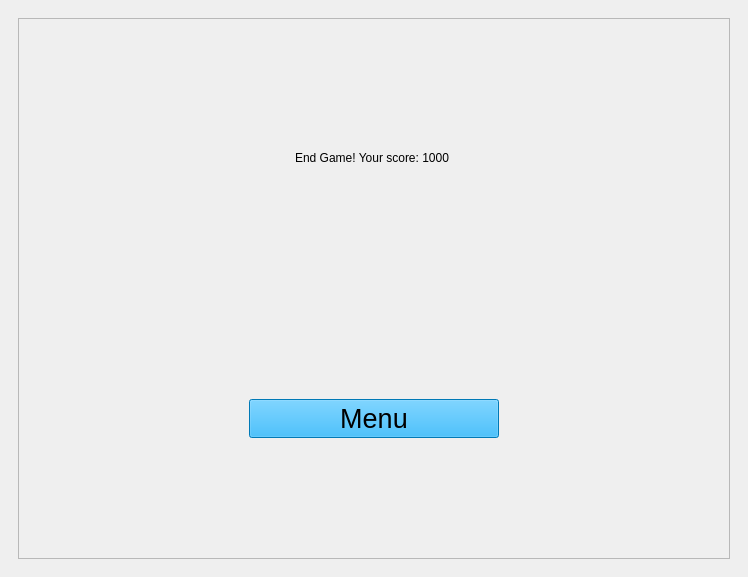
<?xml version="1.0" encoding="UTF-8"?>
<ui version="4.0">
 <class>MainWindow</class>
 <widget class="QMainWindow" name="MainWindow">
  <property name="geometry">
   <rect>
    <x>0</x>
    <y>0</y>
    <width>748</width>
    <height>577</height>
   </rect>
  </property>
  <property name="windowTitle">
   <string>MainWindow</string>
  </property>
  <property name="styleSheet">
   <string notr="true">* {
    font: 20pt &quot;MS Shell Dlg 2&quot;;
}

QPushButton {
	background-color: rgb(0, 170, 255);
}</string>
  </property>
  <widget class="QWidget" name="centralwidget">
   <layout class="QVBoxLayout" name="verticalLayout">
    <item>
     <widget class="QStackedWidget" name="stackedWidget">
      <property name="currentIndex">
       <number>2</number>
      </property>
      <widget class="QWidget" name="pageMenu">
       <layout class="QHBoxLayout" name="horizontalLayout">
        <item>
         <widget class="QFrame" name="frame_2">
          <property name="maximumSize">
           <size>
            <width>300</width>
            <height>16777215</height>
           </size>
          </property>
          <property name="frameShape">
           <enum>QFrame::StyledPanel</enum>
          </property>
          <property name="frameShadow">
           <enum>QFrame::Raised</enum>
          </property>
          <layout class="QVBoxLayout" name="verticalLayout_4">
           <item alignment="Qt::AlignTop">
            <widget class="QLabel" name="labelUsername">
             <property name="minimumSize">
              <size>
               <width>0</width>
               <height>50</height>
              </size>
             </property>
             <property name="text">
              <string>TextLabel</string>
             </property>
            </widget>
           </item>
           <item>
            <widget class="QFrame" name="frameMenuBtns">
             <property name="sizePolicy">
              <sizepolicy hsizetype="Preferred" vsizetype="Expanding">
               <horstretch>0</horstretch>
               <verstretch>0</verstretch>
              </sizepolicy>
             </property>
             <property name="frameShape">
              <enum>QFrame::StyledPanel</enum>
             </property>
             <property name="frameShadow">
              <enum>QFrame::Raised</enum>
             </property>
             <layout class="QVBoxLayout" name="verticalLayout_6">
              <item>
               <widget class="QPushButton" name="btnLow">
                <property name="minimumSize">
                 <size>
                  <width>250</width>
                  <height>0</height>
                 </size>
                </property>
                <property name="font">
                 <font>
                  <family>MS Shell Dlg 2</family>
                  <pointsize>20</pointsize>
                  <weight>50</weight>
                  <italic>false</italic>
                  <bold>false</bold>
                 </font>
                </property>
                <property name="text">
                 <string>low</string>
                </property>
               </widget>
              </item>
              <item>
               <widget class="QPushButton" name="btnMedium">
                <property name="minimumSize">
                 <size>
                  <width>250</width>
                  <height>0</height>
                 </size>
                </property>
                <property name="font">
                 <font>
                  <family>MS Shell Dlg 2</family>
                  <pointsize>20</pointsize>
                  <weight>50</weight>
                  <italic>false</italic>
                  <bold>false</bold>
                 </font>
                </property>
                <property name="text">
                 <string>medium</string>
                </property>
               </widget>
              </item>
              <item>
               <widget class="QPushButton" name="btnHard">
                <property name="minimumSize">
                 <size>
                  <width>250</width>
                  <height>0</height>
                 </size>
                </property>
                <property name="font">
                 <font>
                  <family>MS Shell Dlg 2</family>
                  <pointsize>20</pointsize>
                  <weight>50</weight>
                  <italic>false</italic>
                  <bold>false</bold>
                 </font>
                </property>
                <property name="text">
                 <string>hard</string>
                </property>
               </widget>
              </item>
              <item>
               <widget class="QPushButton" name="pushButton_7">
                <property name="minimumSize">
                 <size>
                  <width>250</width>
                  <height>0</height>
                 </size>
                </property>
                <property name="font">
                 <font>
                  <family>MS Shell Dlg 2</family>
                  <pointsize>20</pointsize>
                  <weight>50</weight>
                  <italic>false</italic>
                  <bold>false</bold>
                 </font>
                </property>
                <property name="text">
                 <string>Rating</string>
                </property>
               </widget>
              </item>
              <item>
               <widget class="QPushButton" name="btnExit">
                <property name="minimumSize">
                 <size>
                  <width>250</width>
                  <height>0</height>
                 </size>
                </property>
                <property name="font">
                 <font>
                  <family>MS Shell Dlg 2</family>
                  <pointsize>20</pointsize>
                  <weight>50</weight>
                  <italic>false</italic>
                  <bold>false</bold>
                 </font>
                </property>
                <property name="text">
                 <string>Exit</string>
                </property>
               </widget>
              </item>
             </layout>
            </widget>
           </item>
          </layout>
         </widget>
        </item>
       </layout>
      </widget>
      <widget class="QWidget" name="pageLogin">
       <layout class="QVBoxLayout" name="verticalLayout_3">
        <item alignment="Qt::AlignHCenter|Qt::AlignVCenter">
         <widget class="QFrame" name="frame">
          <property name="frameShape">
           <enum>QFrame::StyledPanel</enum>
          </property>
          <property name="frameShadow">
           <enum>QFrame::Raised</enum>
          </property>
          <layout class="QVBoxLayout" name="verticalLayout_2">
           <item alignment="Qt::AlignHCenter">
            <widget class="QLineEdit" name="editLogin">
             <property name="minimumSize">
              <size>
               <width>200</width>
               <height>50</height>
              </size>
             </property>
             <property name="maximumSize">
              <size>
               <width>200</width>
               <height>50</height>
              </size>
             </property>
             <property name="text">
              <string/>
             </property>
             <property name="placeholderText">
              <string>Введите Ваш никнейм</string>
             </property>
            </widget>
           </item>
           <item alignment="Qt::AlignHCenter">
            <widget class="QPushButton" name="btnLogin">
             <property name="minimumSize">
              <size>
               <width>200</width>
               <height>50</height>
              </size>
             </property>
             <property name="maximumSize">
              <size>
               <width>200</width>
               <height>50</height>
              </size>
             </property>
             <property name="text">
              <string>Готово</string>
             </property>
            </widget>
           </item>
          </layout>
         </widget>
        </item>
       </layout>
      </widget>
      <widget class="QWidget" name="pageEnd">
       <layout class="QHBoxLayout" name="horizontalLayout_2">
        <item>
         <widget class="QFrame" name="frame_3">
          <property name="frameShape">
           <enum>QFrame::StyledPanel</enum>
          </property>
          <property name="frameShadow">
           <enum>QFrame::Raised</enum>
          </property>
          <layout class="QVBoxLayout" name="verticalLayout_5">
           <property name="spacing">
            <number>0</number>
           </property>
           <item alignment="Qt::AlignHCenter|Qt::AlignVCenter">
            <widget class="QLabel" name="label">
             <property name="text">
              <string>End Game! Your score: 1000 </string>
             </property>
            </widget>
           </item>
           <item alignment="Qt::AlignHCenter|Qt::AlignVCenter">
            <widget class="QPushButton" name="btnMenu">
             <property name="minimumSize">
              <size>
               <width>250</width>
               <height>0</height>
              </size>
             </property>
             <property name="font">
              <font>
               <family>MS Shell Dlg 2</family>
               <pointsize>20</pointsize>
               <weight>50</weight>
               <italic>false</italic>
               <bold>false</bold>
              </font>
             </property>
             <property name="text">
              <string>Menu</string>
             </property>
            </widget>
           </item>
          </layout>
         </widget>
        </item>
       </layout>
      </widget>
      <widget class="QWidget" name="page_counter">
       <widget class="QLCDNumber" name="count">
        <property name="geometry">
         <rect>
          <x>560</x>
          <y>100</y>
          <width>131</width>
          <height>51</height>
         </rect>
        </property>
       </widget>
       <widget class="QLabel" name="label_2">
        <property name="geometry">
         <rect>
          <x>40</x>
          <y>60</y>
          <width>561</width>
          <height>121</height>
         </rect>
        </property>
        <property name="text">
         <string>Количество съеденных яблочек:</string>
        </property>
       </widget>
      </widget>
     </widget>
    </item>
   </layout>
  </widget>
 </widget>
 <resources/>
 <connections/>
</ui>
